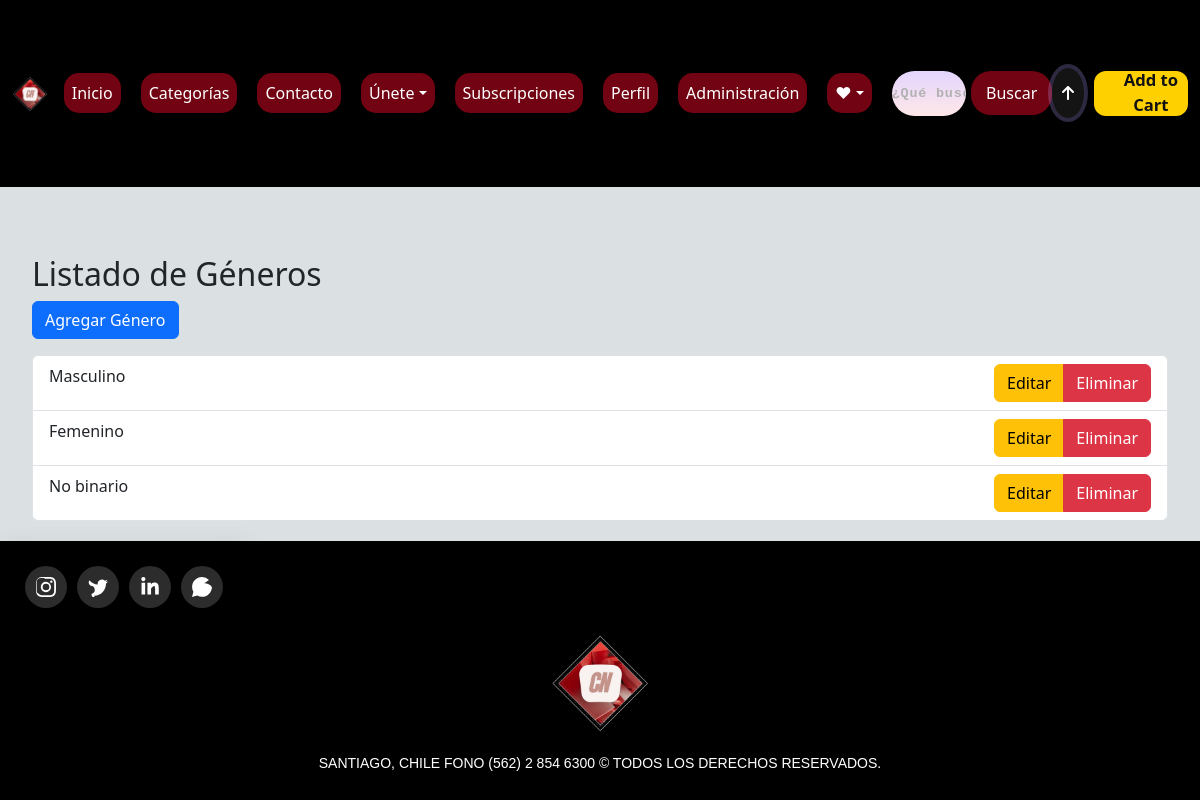
Page /genero/ (signed in) on the committed database.
### noticiero/models.py (models this page shows, shortened)
class Genero(models.Model):
    id_genero = models.AutoField(db_column='idGenero', primary_key=True)
    genero = models.CharField(max_length=20, blank=False, null=False)

### noticiero/views.py (the view)
# urls.py: path('genero/', views.genero_list, name='genero_list'),
@staff_member_required
def genero_list(request):
    generos = Genero.objects.all()
    return render(request, 'noticiero/VistaAdmin/Crud/genero_list.html', {'generos': generos})

### noticiero/templates/noticiero/VistaAdmin/Crud/genero_list.html (shortened to what this page needs)
{% extends 'noticiero/base.html' %}
{% block content %}
<div class="container mt-5">
    <h2>Listado de Géneros</h2>
    <a class="btn btn-primary mb-3" href="{% url 'genero_add' %}">Agregar Género</a>
    <ul class="list-group">
        {% for genero in generos %}
        <li class="list-group-item">{{ genero.genero }}
            <div class="btn-group float-end" role="group" aria-label="Basic example">
                <a href="{% url 'genero_edit' genero.id_genero %}" class="btn btn-warning">Editar</a>
                <a href="{% url 'genero_delete' genero.id_genero %}" class="btn btn-danger">Eliminar</a>
            </div>
        </li>
        {% empty %}
        <li class="list-group-item">No hay géneros disponibles.</li>
        {% endfor %}
    </ul>
</div>
{% endblock %}

### noticiero/static/css/styles.css (style rules this page uses)
html, body { height: 100%; }
body { display: flex; flex-direction: column; }
.container { max-width: 1200px; margin: 0 auto; padding: 20px; }

### rows in the picture
Genero: genero "Masculino"
Genero: genero "Femenino"
Genero: genero "No binario"
